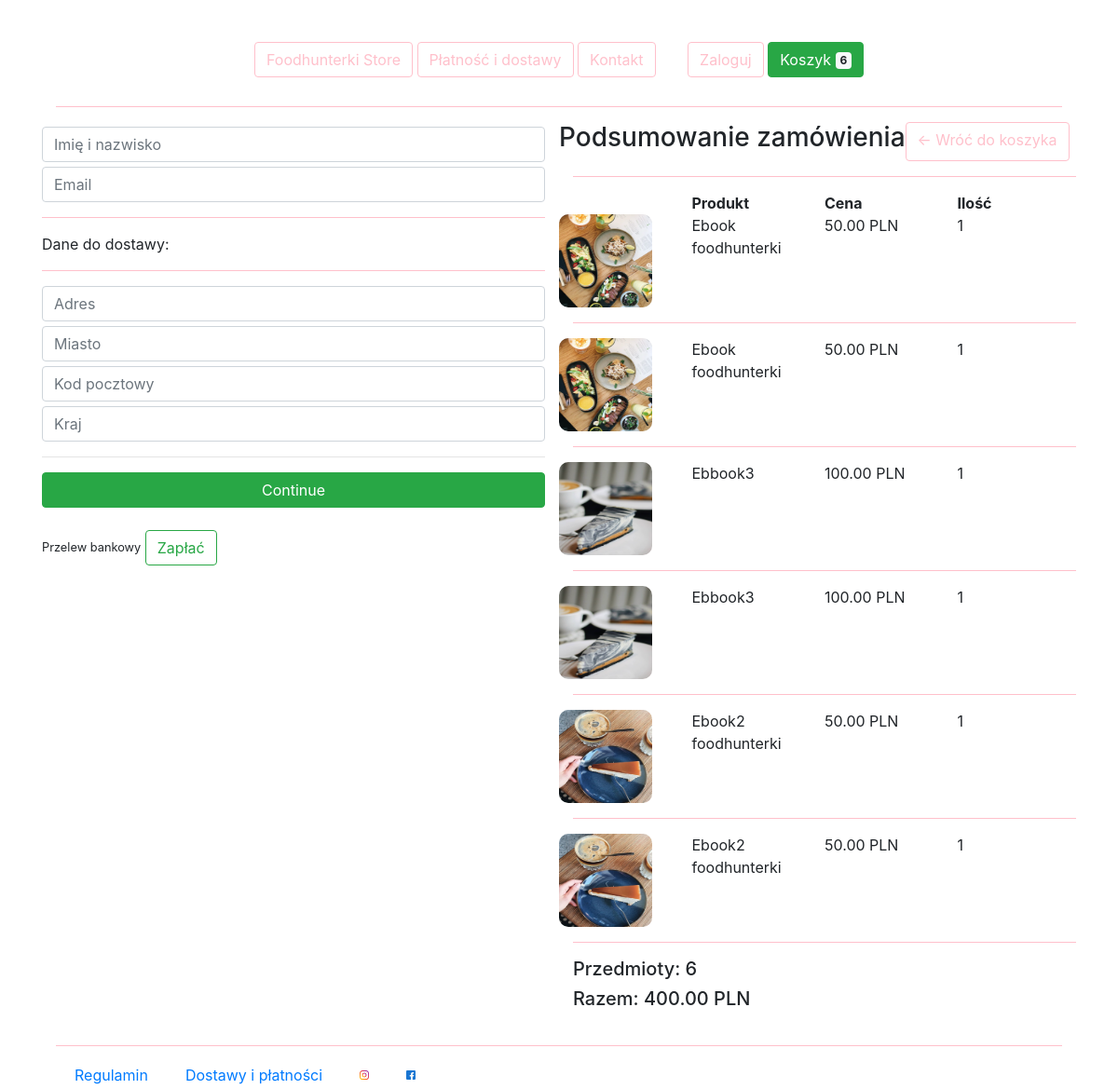
Before: /checkout/ (signed in) with the older database file.
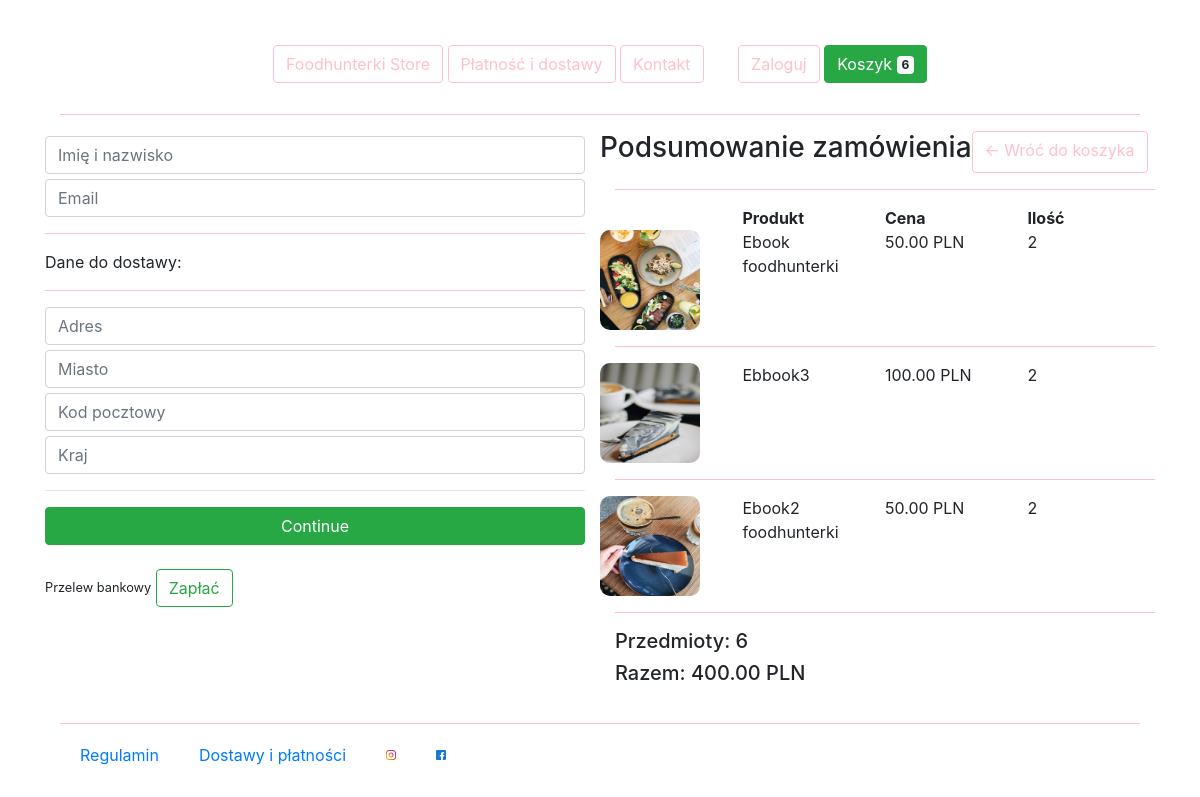
After: the same page with the newer database file.
### fhstore/models.py (models this page shows, shortened)
class OrderItem(models.Model):
    product = models.ForeignKey(Product, on_delete=models.SET_NULL, null=True)
    order = models.ForeignKey(Order, on_delete=models.SET_NULL, null=True, blank=True)
    quantity = models.IntegerField(default=0, null=True, blank=True)
    date_added = models.DateTimeField(auto_now_add=True)
    @property
    def get_total(self):
        total = self.product.price * self.quantity
        return total

class Product(models.Model):
    name = models.CharField(max_length=200)
    price = models.DecimalField(max_digits=7, decimal_places=2)
    digital = models.BooleanField(default=False, null=True, blank=True)
    image = models.ImageField(null=True, blank=True)
    @property
    def imageURL(self):
        try:
            url = self.image.url
        except:
            url = ''
        return url

class Order(models.Model):
    customer = models.ForeignKey(Customer, on_delete=models.SET_NULL, null=True, blank=True)
    date_ordered = models.DateTimeField(auto_now_add=True)
    complete = models.BooleanField(default=False)
    transaction_id = models.CharField(max_length=100, null=True)
    @property
    def shipping(self):
        shipping = False
        orderitems = self.orderitem_set.all()
        for s_item in orderitems:
            if s_item.product.digital == False:
                shipping = True
        return shipping
    @property
    def get_cart_total(self):
        orderitems = self.orderitem_set.all()
        total = sum([item.get_total for item in orderitems])
        return total
    @property
    def get_cart_items(self):
        orderitems = self.orderitem_set.all()
        total = sum([item.quantity for item in orderitems])
        return total

### fhstore/views.py (the view)
# urls.py: path('checkout/', views.checkout, name='checkout'),
def checkout(request):
    data = cartData(request)
    cartItems = data['cartItems']
    order = data['order']
    items = data['items']
    context = {'items':items, 'order':order, 'cartItems':cartItems}
    return render(request, 'fhstore/checkout.html', context)

### fhstore/utils.py (called while the page is built)
def cartData(request):
    if request.user.is_authenticated:
        customer = request.user.customer
        order, created = Order.objects.get_or_create(customer=customer, complete=False)
        items = order.orderitem_set.all()
        cartItems = order.get_cart_items
    else:
        cookieData = cookieCart(request)
        cartItems = cookieData['cartItems']
        order = cookieData['order']
        items = cookieData['items']
    return {'cartItems':cartItems, 'order':order, 'items':items}

### fhstore/templates/fhstore/checkout.html (shortened to what this page needs)
{% extends 'fhstore/base.html' %}
{% load static %}
{% block content %}
     <div class="row">
		<div class="col-lg-6">
			<div class="box-element" id="form-wrapper">
				<form id="form">
					<div id="user-info">
						<div class="form-field">
							<input required class="form-control" type="text" name="name" placeholder="Imię i nazwisko">
						</div>
						<div class="form-field">
							<input required class="form-control" type="email" name="email" placeholder="Email">
						</div>
					</div>
					<div id="shipping-info">
						<hr class="horizontal-line">
						<p>Dane do dostawy:</p>
						<hr class="horizontal-line">
						<div class="form-field">
							<input class="form-control" type="text" name="address" placeholder="Adres">
						</div>
						<div class="form-field">
							<input class="form-control" type="text" name="city" placeholder="Miasto">
						</div>
						<div class="form-field">
							<input class="form-control" type="text" name="zipcode" placeholder="Kod pocztowy">
						</div>
						<div class="form-field">
							<input class="form-control" type="text" name="country" placeholder="Kraj">
						</div>
					</div>
					<hr>
					<input id="form-button" class="btn btn-success btn-block" type="submit" value="Continue">
				</form>
			</div>
			<br>
			<div class="box-element hidden" id="payment-info">
				<small>Przelew bankowy</small>
				<button type="button" class="btn btn-outline-success" id="make-payment">Zapłać</button>
			</div>
		</div>
		<div class="col-lg-6">
			<div class="box-element">
				<div class="row">
					<h3>Podsumowanie zamówienia</h3>
					<a class="btn btn-outline-light" href="{% url 'cart' %}">&#x2190; Wróć do koszyka</a>
				</div>
				<hr class="horizontal-line">
				<div class="row row-cols-4">
					<div style="flex:2"></div>
					<div style="flex:2"><strong>Produkt</strong></div>
					<div style="flex:1"><strong>Cena</strong></div>
					<div style="flex:1"><strong>Ilość</strong></div>
				</div>
				{% for item in items %}
				<div class="row row-cols-4">
						<div style="flex:2"><img class="thumbnail-checkout" src="{{item.product.imageURL}}"></div>
						<div style="flex:2"><p>{{item.product.name}}</p></div>
						<div style="flex:1"><p>{{item.product.price}} PLN</p></div>
						<div style="flex:1"><p>{{item.quantity}}</p></div>
				</div>
				<hr class="horizontal-line">
				{% endfor %}
				<h5>Przedmioty: {{order.get_cart_items}}</h5>
				<h5>Razem: {{order.get_cart_total}} PLN</h5>
			</div>
		</div>
	</div>
{% endblock content %}

Changed rows visible on the page:
removed OrderItem: product.imageURL (picture), product.name "Ebook foodhunterki", product.price "50.00", quantity "1"
removed OrderItem: product.imageURL (picture), product.name "Ebook foodhunterki", product.price "50.00", quantity "1"
removed OrderItem: product.imageURL (picture), product.name "Ebbook3", product.price "100.00", quantity "1"
removed OrderItem: product.imageURL (picture), product.name "Ebbook3", product.price "100.00", quantity "1"
removed OrderItem: product.imageURL (picture), product.name "Ebook2 foodhunterki", product.price "50.00", quantity "1"
removed OrderItem: product.imageURL (picture), product.name "Ebook2 foodhunterki", product.price "50.00", quantity "1"
added OrderItem: product.imageURL (picture), product.name "Ebook foodhunterki", product.price "50.00", quantity "2"
added OrderItem: product.imageURL (picture), product.name "Ebbook3", product.price "100.00", quantity "2"
added OrderItem: product.imageURL (picture), product.name "Ebook2 foodhunterki", product.price "50.00", quantity "2"
